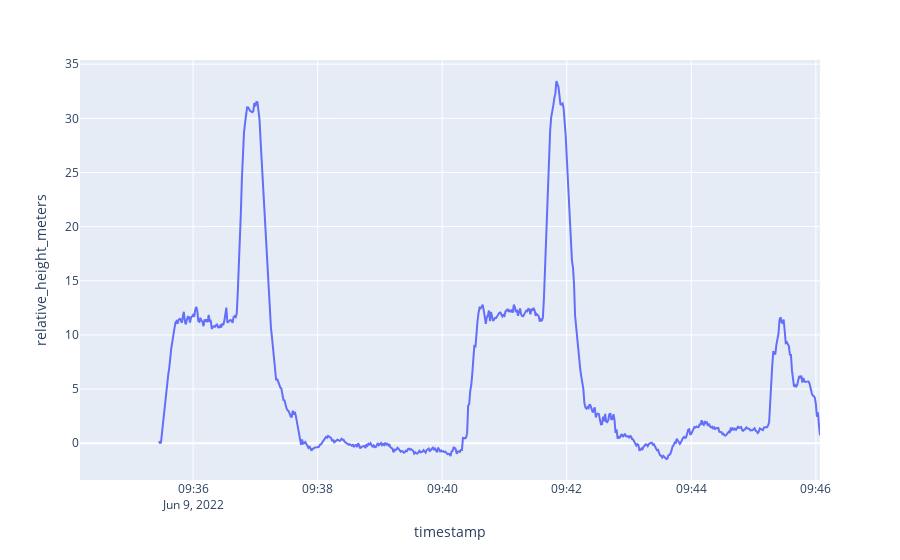

Notebook code cell kept with this figure:
### Code cell
px.line(df_flight, 
        x="timestamp", 
        y="relative_height_meters")

### Figure 1 — Plotly figure (JSON) as saved in the notebook; plotly's stock layout.template omitted (floating-point values rounded to 4 significant figures; data arrays with more than 128 entries replaced by an {"elided": "..."} marker saying what was removed)
{"data": [{"hovertemplate": "timestamp=%{x}<br>relative_height_meters=%{y}<extra></extra>", "legendgroup": "", "line": {"color": "#636efa", "dash": "solid"}, "mode": "lines", "name": "", "orientation": "v", "showlegend": false, "type": "scatter", "x": {"elided": "640 str values"}, "xaxis": "x", "y": {"elided": "640 float values"}, "yaxis": "y"}], "layout": {"autosize": true, "legend": {"tracegroupgap": 0}, "margin": {"t": 60}, "xaxis": {"anchor": "y", "autorange": true, "domain": [0, 1], "range": ["2022-06-09 09:34:11", "2022-06-09 09:46:04"], "title": {"text": "timestamp"}, "type": "date"}, "yaxis": {"anchor": "x", "autorange": true, "domain": [0, 1], "range": [-3.398, 35.38], "title": {"text": "relative_height_meters"}, "type": "linear"}}}
